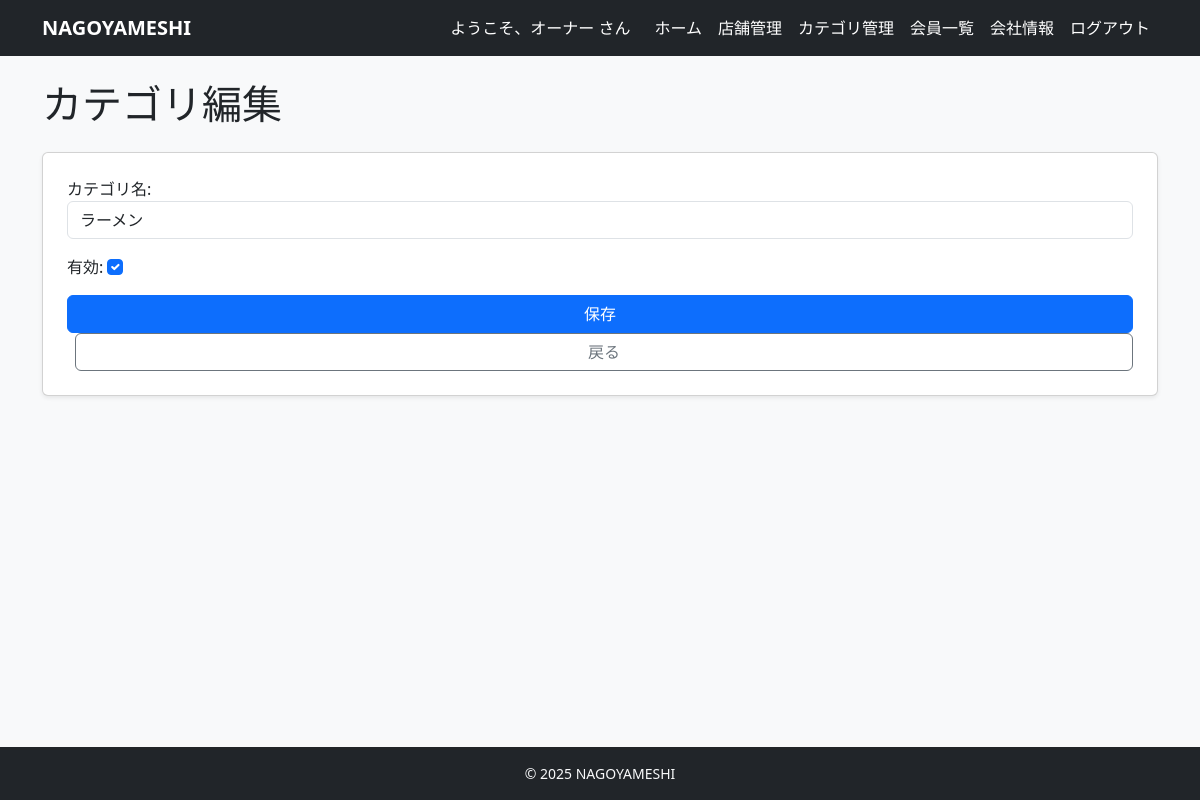
The page /owner/categories/5/edit/ (signed in) on the database its author committed.
### accounts/models.py (models this page shows, shortened)
class User(AbstractUser):
    username = None  # 使わない（メールログインにする）
    email = models.EmailField(unique=True)
    name = models.CharField(max_length=10)
    name_kana = models.CharField(max_length=10)
    zipcode = models.CharField(max_length=8)
    address = models.CharField(max_length=20)
    tel = models.CharField(max_length=11)
    is_paid_member = models.BooleanField(default=False)
    is_owner_member = models.BooleanField(default=False)
    created_at = models.DateTimeField(auto_now_add=True)
    updated_at = models.DateTimeField(auto_now=True)
    USERNAME_FIELD = 'email'
    REQUIRED_FIELDS = ['name', 'name_kana', 'zipcode', 'address', 'tel']
    objects = CustomUserManager()

### restaurants/models.py (models this page shows, shortened)
class Category(models.Model):
    company = models.ForeignKey(
        'Company',  # 文字列で指定しておくと定義順を気にせんでええけん無難や
        verbose_name="会社",
        on_delete=models.CASCADE, # 会社が消えたらカテゴリも消える
        null=True,  # 既存データがある場合に備えて一時的にTrue推奨
        blank=True
    )
    name = models.CharField("カテゴリ名", max_length=50)
    is_active = models.BooleanField("有効フラグ", default=True)
    created_at = models.DateTimeField(auto_now_add=True)
    updated_at = models.DateTimeField(auto_now=True)

### restaurants/views.py (the view)
# urls.py: path("owner/categories/<int:pk>/edit/", views.OwnerCategoryUpdateView.as_view(), name="owner_category_edit"),
class OwnerCategoryUpdateView(OwnerCategoryMixin, UpdateView):
    model = Category
    form_class = CategoryForm
    template_name = "restaurants/owner_category_form.html"
    success_url = reverse_lazy("restaurants:owner_category_list")

### restaurants/forms.py
class CategoryForm(forms.ModelForm):
    class Meta:
        model = Category
        fields = ['name', 'is_active']
        labels = {
            "name": "カテゴリ名",
            "is_active": "有効",
        }
        widgets = {
            "name": forms.TextInput(attrs={'class': 'form-control'}),
            "is_active": forms.CheckboxInput(attrs={'class': 'form-check-input'}),
        }

### restaurants/views.py (called while the page is built)
    def test_func(self):
        user = self.request.user
        return (user.is_authenticated
                and getattr(user, "is_owner_member", False)
                and hasattr(user, "company"))

    def get_queryset(self):
        return Category.objects.filter(company=self.request.user.company)

### templates/restaurants/owner_category_form.html (shortened to what this page needs)
{% extends "base.html" %}
{% block content %}
<h1 class="mb-4">
  {% if view.object %}カテゴリ編集{% else %}カテゴリ新規追加{% endif %}
</h1>
<form method="post" class="card p-4 shadow-sm">
  {{ form.as_p }}
  <button type="submit" class="btn btn-primary">保存</button>
  <a href="{% url 'restaurants:owner_category_list' %}"
     class="btn btn-outline-secondary ms-2">
    戻る
  </a>
</form>
{% endblock %}

### templates/base.html (shortened to what this page needs)
<!DOCTYPE html>
<html lang="ja">
<head>
    <link href="https://cdn.jsdelivr.net/npm/bootstrap@5.3.3/dist/css/bootstrap.min.css" rel="stylesheet"
>
</head>
<body class="bg-light d-flex flex-column min-vh-100">
    <nav class="navbar navbar-expand-lg navbar-dark bg-dark mb-4">
        <div class="container">
            <a class="navbar-brand fw-bold" href="/">NAGOYAMESHI</a>
            <div class="collapse navbar-collapse" id="navbarNav">
                <ul class="navbar-nav ms-auto align-items-center">
                    {% if user.is_authenticated %}
                    <li class="nav-item">
                        <span class="navbar-text me-3 text-white">
                            ようこそ、{{ user.name|default:user.email }} さん
                        </span>
                    </li>
                    {% if user.is_authenticated and user.is_owner_member %}
                    <li class="nav-item">
                        <a class="nav-link text-white" href="{% url 'restaurants:owner_dashboard' %}">ホーム</a>
                    </li>
                    {% else %}
                    <li class="nav-item">
                        <a class="nav-link text-white" href="{% url 'restaurants:restaurant_list' %}">ホーム</a>
                    </li>
                    {% endif %}
                    {% if user.is_owner_member %}
                    <li class="nav-item">
                        <a class="nav-link text-white" href="{% url 'restaurants:owner_restaurant_list' %}">店舗管理</a>
                    </li>
                    <li class="nav-item">
                        <a class="nav-link text-white" href="{% url 'restaurants:owner_category_list' %}">カテゴリ管理</a>
                    </li>
                    <li class="nav-item">
                        <a class="nav-link text-white" href="{% url 'restaurants:owner_member_list' %}">会員一覧</a>
                    </li>
                    <li class="nav-item">
                        <a class="nav-link text-white" href="{% url 'restaurants:company_detail' %}">会社情報</a>
                    </li>
                    <li class="nav-item">
                        <form method="post" action="{% url 'accounts:logout' %}" class="d-inline">
                            <button type="submit" class="btn btn-link nav-link text-white border-0 bg-transparent">
                                ログアウト
                            </button>
                        </form>
                    </li>
                    {% endif %}
                    {% endif %}
                </ul>
            </div>
        </div>
    </nav>
    <main class="container mb-5 flex-grow-1">
        {% block content %}{% endblock %}
    </main>
    <footer class="bg-dark text-light py-3 mt-auto">
        <div class="container text-center small">
            &copy; {{ now|default:"2025" }} NAGOYAMESHI
        </div>
    </footer>
</body>
</html>

### templates/base.html (style rules this page uses)
.navbar.navbar-dark .navbar-brand, .navbar.navbar-dark .navbar-text, .navbar.navbar-dark .navbar-nav .nav-link, .navbar.navbar-dark .navbar-nav .nav-link:visited, .navbar.navbar-dark .btn-link.nav-link { color: #ffffff !important; }

### rows shown on the page
User: name "オーナー"
Category: name "ラーメン", is_active "☑"

### other values the page prints
{{ now|default:"2025" }} "2025"
